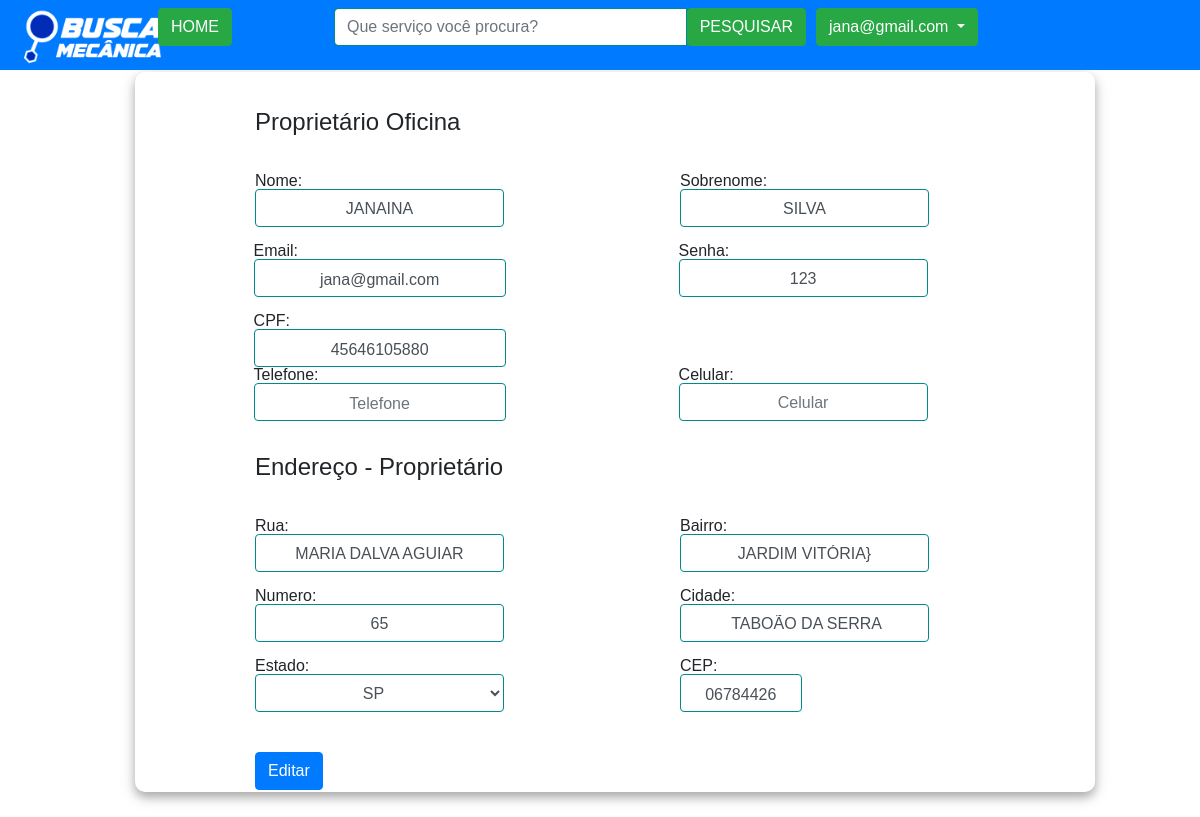
/paginas/informacaopessoa.php (signed in), run on the app's committed database.
### tables this page shows
create table tbl_pessoa(
		id_pessoa INT AUTO_INCREMENT NOT NULL PRIMARY KEY,
		nome varchar(50) not null,
		sobreNome varchar(50) not null,
		cpf varchar(11) not null,
		email varchar(255) not null,
		senha varchar(255) not null,
		tp_usuario char(1),
		tp_status int default 1 ,
        	rua varchar(50) not null,
		bairro varchar(50) not null,
		cidade varchar(50) not null,
		cep varchar(8) not null,
		uf char(3) not null,
		celular varchar(15) not null,
		telefone varchar(15) not null,
		pais varchar(50) default 'BRASIL',
		numero varchar(11) not null,
		complemento varchar(50)
);

### objetos/obj_conexao.php (called while the page is built, shortened)
<?php
   class Conexao {
    private static $pdo;
    public static function getInstance() {
     if (!isset(self::$pdo)) {
      try {
       $opcoes = array(PDO::MYSQL_ATTR_INIT_COMMAND => 'SET NAMES UTF8', PDO::ATTR_PERSISTENT => TRUE);
       self::$pdo = new PDO("mysql:host=" . HOST . "; dbname=" . DBNAME . "; charset=" . CHARSET . ";", USER, PASSWORD, $opcoes);
       self::$pdo->setAttribute(PDO::ATTR_ERRMODE, PDO::ERRMODE_EXCEPTION);
      } catch (PDOException $e) {
       print "Erro: " . $e->getMessage();
      }
     }
     return self::$pdo;
    }
 }
  ?>

### objetos/obj_processa_cadastro_mecanico.php (called while the page is built, shortened)
<?php
      require_once('obj_conexao.php');
      class CRUDCadastroMecanico{
           private $pdo = null;
           public function __construct($conexao){
           $this->pdo = $conexao;
            }
               public function SelecionaMecanico($id_pessoa){
                       $sql = "SELECT *  FROM `tbl_pessoa` WHERE `id_pessoa` = '". $id_pessoa ."';";
                          $stm = $this->pdo->prepare($sql);
                          $stm->execute();
                          $dados = $stm->fetchAll(PDO::FETCH_OBJ);
                          return $dados;
               }
      }
?>
<?php
    $CRUDCadastroMecanico = new CRUDCadastroMecanico(Conexao::getInstance());
  if(isset($usuarioSistema[0]->id_pessoa) && $_POST['btn_editar'] != 'btn_editar'){
        $id_pessoa = $usuarioSistema[0]->id_pessoa;
        $SelecioneMecanico = $CRUDCadastroMecanico->SelecionaMecanico($id_pessoa);
  }
?>

### paginas/informacaopessoa.php (the view, shortened to what this page needs)
<?php
      require_once('../dependencias/dependencias.php');
     require_once('../dependencias/navBar.php');
  ?>
<!DOCTYPE html>
<html>
<head>
</head>
<body>
 <div class="container-fluid" id="container-cad-mecanico">
              <form id="frmcad"  method="POST" >
                      <?php
                                require_once('../objetos/obj_processa_cadastro_mecanico.php');
                                                    ?>
                            <h1>Proprietário Oficina</h1>
                            <div class="form-row">
                                      <div class="col-md-6 mb-3">
                                        <label for="validationDefault01">Nome:</label>
                                        <input type="text" class="form-control" id="validationDefault01" placeholder="Insira seu nome" <?php echo 'value="'. $SelecioneMecanico[0]->nome . '"'    ?>name="txtNome" required>
                                      </div>
                                      <div class="col-md-6 mb-3">
                                        <label for="validationDefault02">Sobrenome:</label>
                                        <input type="text" class="form-control" id="validationDefault02"<?php echo 'value="'. $SelecioneMecanico[0]->sobreNome . '"'   ?> placeholder="Sobrenome" name="txtSobrenome" required>
                                      </div>
                            </div>
                            <div class="form-row">
                                    <div class="">
                                      <label for="validationDefaultUsername" id="lblemail" placeholder="Insira seu Email" required>Email:</label>
                                      <div class="input-group">
                                        <input type="mail" class="form-control" id="validarusuario" <?php echo 'value="'. $SelecioneMecanico[0]->email . '"'    ?>  placeholder="Usuário" aria-describedby="inputGroupPrepend2" name="txtEmail" required>
                                      </div>
                                    </div>
                                    <div class="col-md-6 mb-3" >
                                      <label for="validationDefault02" id="lblSenha">Senha:</label>
                                      <input type="" class="form-control" id="validationsenha"  <?php echo 'value="'. $SelecioneMecanico[0]->senha . '"'    ?> placeholder="Senha" name="txtSenha" required>
                                    </div>
                            </div>
                            <div class="form-row">
                                    <div class="">
                                      <label for="validationDefaultUsername" id="lblemail" placeholder="Insira seu Email" required>CPF:</label>
                                      <div class="input-group">
                                        <input type="text" class="form-control" id="validarusuario" placeholder="CPF"  <?php echo 'value="'. $SelecioneMecanico[0]->cpf . '"'    ?> aria-describedby="inputGroupPrepend2" name="txtCPF" required>
                                      </div>
                                    </div>
                            </div>
                            <div class="form-row">
                                    <div class="">
                                      <label for="validationDefaultUsername" id="lblemail" placeholder="Insira seu Email" required>Telefone:</label>
                                      <div class="input-group">
                                        <input type="mail" class="form-control" id="validarusuario"  <?php echo 'value="'. $SelecioneMecanico[0]->telefone . '"'    ?> placeholder="Telefone" aria-describedby="inputGroupPrepend2" name="txtTel" required>
                                      </div>
                                    </div>
                                    <div class="col-md-6 mb-3" >
                                      <label for="validationDefault02" id="lblSenha">Celular:</label>
                                      <input type="text" class="form-control" id="validationsenha" <?php echo 'value="'. $SelecioneMecanico[0]->celular . '"'    ?>  placeholder="Celular" name="txtCel" required>
                                    </div>
                            </div>
                          <br>
                          <h1>Endereço - Proprietário</h1>
                          <div class="form-row">
                              <div class="col-md-6 mb-3">
                                <label for="validationDefault03">Rua:</label>
                                <input type="text" class="form-control" id="validationDefault02"  <?php echo 'value="'. $SelecioneMecanico[0]->rua . '"'    ?> placeholder="Digite o nome da Rua" name="txtRua" required>
                              </div>
                              <div class="col-md-6 mb-3">
                                <label for="validationDefault03">Bairro:</label>
                                <input type="text" class="form-control" id="validationDefault02"  <?php echo 'value="'. $SelecioneMecanico[0]->bairro . '"'    ?> placeholder="Digite o nome do bairro" name="txtBairro" required>
                              </div>
                             <div class="col-md-6 mb-3">
                                <label for="validationDefault03">Numero:</label>
                                <input type="text" class="form-control" id="validationDefault02" <?php echo 'value="'. $SelecioneMecanico[0]->numero . '"'    ?> placeholder="Digite o número" name="txtNumero" required>
                              </div>
                              <div class="col-md-6 mb-3">
                                <label for="validationDefault03">Cidade:</label>
                                <input type="text" class="form-control" id="validationDefault03" <?php echo 'value="'. $SelecioneMecanico[0]->cidade . '"'    ?> placeholder="Cidade" name="txtCidade" required>
                              </div>
                              <div class="col-md-6 mb-2">
                                           <div class="ol-md-6 mb-3">
                                                  <label for="uf">Estado:</label>
                                                  <select class="form-control" id="exampleFormControlSelect1"   name="txtEstado" id="uf" >
                                                  <option SELECTED><?php echo $SelecioneMecanico[0]->uf     ?></option>
                                                </select>
                                          </div>
                              </div>
                              <div class="col-md-3 mb-3">
                                <label for="validationDefault05">CEP:</label>
                                <input type="text" class="form-control" id="validationDefault05" <?php echo 'value="'. $SelecioneMecanico[0]->cep . '"'    ?> placeholder="CEP" name="txtCep" required>
                              </div>
                            </div>
                            <button class="btn btn-primary" type="submit" name="btnEnviar">Editar</button>
              </form>
</div>
</body>
</html>

### dependencias/css/formulario_login.css (style rules this page uses)
.form-control { width:60%; padding-bottom:1%; border-color: darkcyan; text-align:center; margin-left:20%; }

### dependencias/css/linhatempo.css (style rules this page uses)
* { box-sizing: border-box; }
body { background-color: white; font-family: Helvetica, sans-serif; }

### dependencias/css/estilo_cadastro.css (style rules this page uses)
#container-cad-mecanico { width:100vw; height:80vw; margin-top:6vw; }
#frmcad { width:80vw; height:60vw; margin-left:10vw; margin-left:10vw; box-shadow: 0 5px 9px 0 rgba(0, 0, 0, 0.2), 0 5px 15px 0 rgba(0, 0, 0, 0.19); border-radius:10px; padding-left:10vw; padding-top:3vw; margin-right:0vw; }
#validationDefault01 { margin-left:0vw; }
#validationDefault02 { margin-left:0vw; }
#validationsenha { margin-left:14vw; }
#lblSenha { margin-left:14vw; }
#validationDefault03 { margin-left:0vw; }
#validationDefault05 { margin-left:0vw; }
#validarusuario { margin-left:0.3vw; width:21vw; }
#lblemail { margin-left:0.3vw; }
#frmcad > h1 { font-size:1.5em; margin-top:0%; padding-bottom:3vw; }
#exampleFormControlSelect1 { margin-left:0%; }

### data on the page
tbl_pessoa: txtNome "JANAINA", txtEmail "jana@gmail.com", txtSenha "123", txtCPF "45646105880", txtRua "MARIA DALVA AGUIAR", txtBairro "JARDIM VITÓRIA}", txtNumero "65", txtCidade "TABOÃO DA SERRA", txtEstado "SP", txtCep "06784426"

### other printed values
$usuarioSistema[0]->email "jana@gmail.com"
